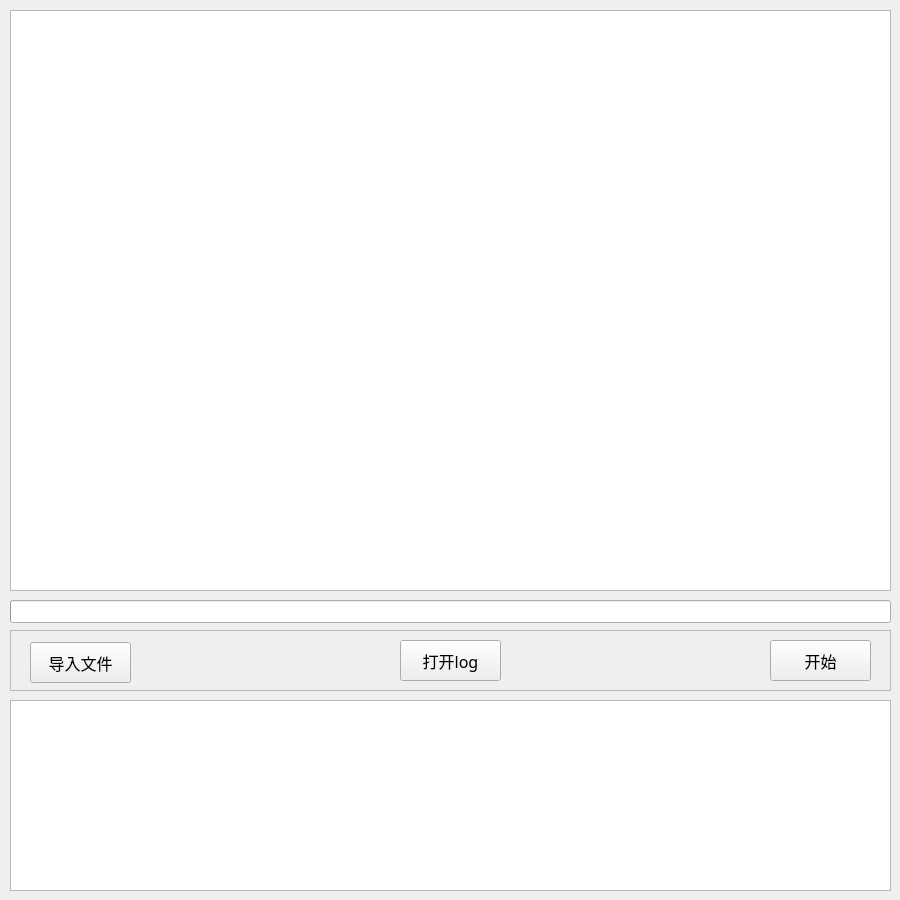
<?xml version="1.0" encoding="UTF-8"?>
<ui version="4.0">
 <class>Form</class>
 <widget class="QWidget" name="Form">
  <property name="geometry">
   <rect>
    <x>0</x>
    <y>0</y>
    <width>900</width>
    <height>900</height>
   </rect>
  </property>
  <property name="windowTitle">
   <string>Phonetic symbol</string>
  </property>
  <widget class="QTextBrowser" name="textBrowser">
   <property name="geometry">
    <rect>
     <x>10</x>
     <y>10</y>
     <width>881</width>
     <height>581</height>
    </rect>
   </property>
  </widget>
  <widget class="QFrame" name="frame">
   <property name="geometry">
    <rect>
     <x>10</x>
     <y>630</y>
     <width>881</width>
     <height>61</height>
    </rect>
   </property>
   <property name="frameShape">
    <enum>QFrame::StyledPanel</enum>
   </property>
   <property name="frameShadow">
    <enum>QFrame::Raised</enum>
   </property>
   <widget class="QPushButton" name="pushButton_import">
    <property name="geometry">
     <rect>
      <x>20</x>
      <y>12</y>
      <width>101</width>
      <height>41</height>
     </rect>
    </property>
    <property name="font">
     <font>
      <family>Arial Unicode MS</family>
      <pointsize>12</pointsize>
     </font>
    </property>
    <property name="text">
     <string>导入文件</string>
    </property>
   </widget>
   <widget class="QPushButton" name="pushButton_log">
    <property name="geometry">
     <rect>
      <x>390</x>
      <y>10</y>
      <width>101</width>
      <height>41</height>
     </rect>
    </property>
    <property name="font">
     <font>
      <family>Arial Unicode MS</family>
      <pointsize>12</pointsize>
     </font>
    </property>
    <property name="text">
     <string>打开log</string>
    </property>
   </widget>
   <widget class="QPushButton" name="pushButton_start">
    <property name="geometry">
     <rect>
      <x>760</x>
      <y>10</y>
      <width>101</width>
      <height>41</height>
     </rect>
    </property>
    <property name="font">
     <font>
      <family>Arial Unicode MS</family>
      <pointsize>12</pointsize>
     </font>
    </property>
    <property name="text">
     <string>开始</string>
    </property>
   </widget>
  </widget>
  <widget class="QProgressBar" name="progressBar">
   <property name="geometry">
    <rect>
     <x>10</x>
     <y>600</y>
     <width>881</width>
     <height>23</height>
    </rect>
   </property>
   <property name="value">
    <number>0</number>
   </property>
   <property name="textVisible">
    <bool>false</bool>
   </property>
  </widget>
  <widget class="QTextBrowser" name="textBrowser_detail">
   <property name="geometry">
    <rect>
     <x>10</x>
     <y>700</y>
     <width>881</width>
     <height>191</height>
    </rect>
   </property>
  </widget>
 </widget>
 <resources/>
 <connections/>
</ui>
